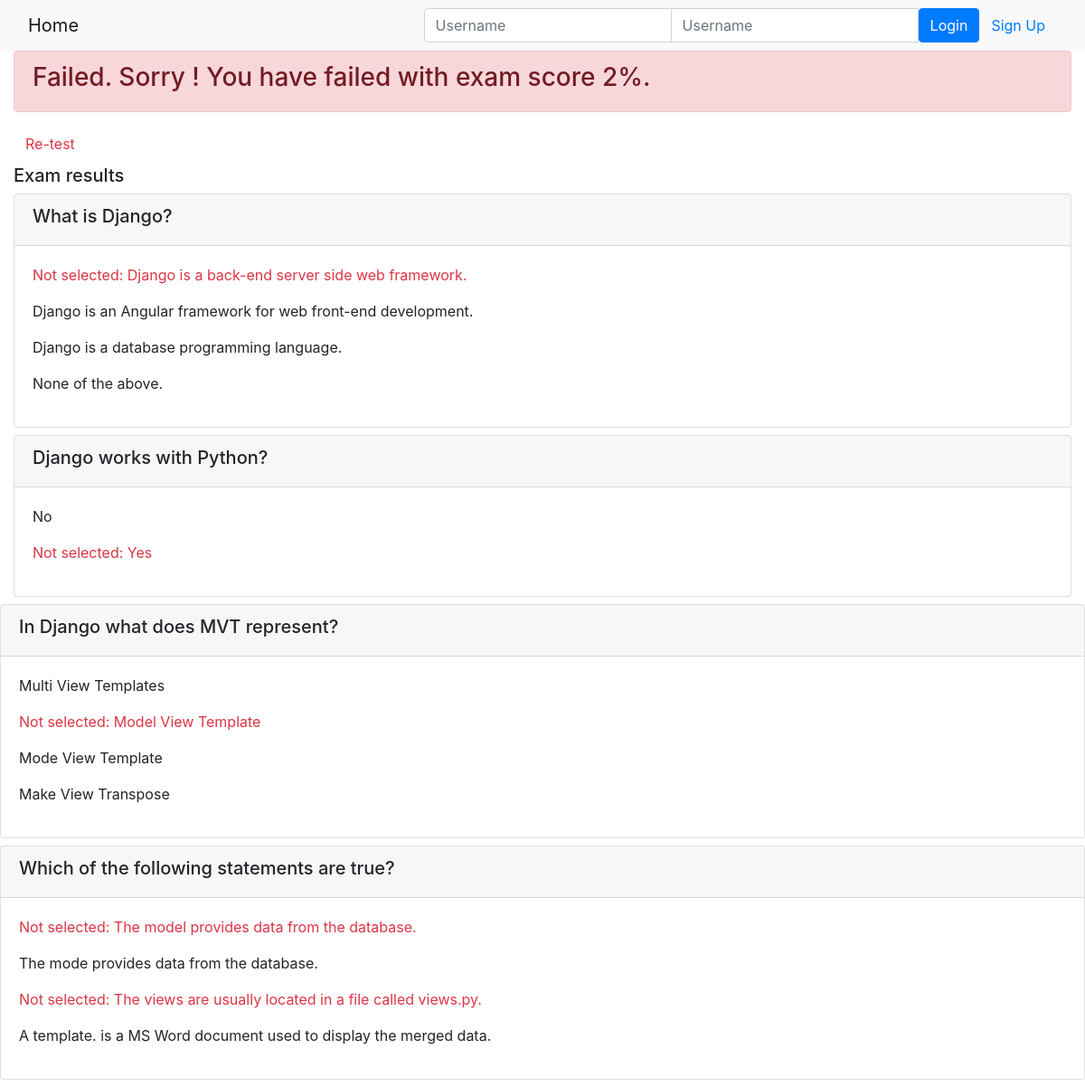
The page /onlinecourse/results/2/2 on the database its author committed.
### onlinecourse/models.py (models this page shows, shortened)
class Question(models.Model):
    lesson = models.ManyToManyField(Lesson)
    course = models.ForeignKey(Course, on_delete=models.CASCADE)
    question_text = models.TextField()
    grade = models.IntegerField()

class Choice(models.Model):
    question = models.ForeignKey(Question, on_delete=models.CASCADE)
    choice_text = models.TextField()
    is_correct = models.BooleanField()

### onlinecourse/views.py (the view)
# urls.py: path('results/<int:course_id>/<int:grade>', views.show_exam_result, name='show_exam_result'),
def show_exam_result(request, course_id, grade):
    template_name = 'onlinecourse/exam_result_bootstrap.html'
    context = {}
    context['grade'] = grade
    context['course_id'] = course_id
    context['course'] = get_object_or_404(Course, pk=course_id)
    context['choices'] = choices
    return render(request, template_name, context)

### onlinecourse/templates/onlinecourse/exam_result_bootstrap.html (shortened to what this page needs)
<!DOCTYPE html>
<html lang="en">
<head>
    {% load static %}
    <link rel="stylesheet" href="https://maxcdn.bootstrapcdn.com/bootstrap/4.5.2/css/bootstrap.min.css">
</head>
<body>
 <nav class="navbar navbar-light bg-light">
    <div class="container-fluid">
        <div class="navbar-header">
              <a class="navbar-brand" href="{% url 'onlinecourse:index' %}">Home</a>
        </div>
        <ul class="nav navbar-nav navbar-right">
            {% if user.is_authenticated %}
            <li>
                <a class="btn btn-link" href="#">{{ user.first_name }}({{ user.username }})</a>
                <a class="btn btn-link" href="{% url 'onlinecourse:logout' %}">Logout</a>
            </li>
            {% else %}
            <li>
                <form class="form-inline" action="{% url 'onlinecourse:login' %}" method="post">
                    <div class="input-group">
                        <input type="text" class="form-control" placeholder="Username" name="username" >
                        <input type="password" class="form-control" placeholder="Username" name="psw" >
                        <button class="btn btn-primary" type="submit">Login</button>
                        <a class="btn btn-link" href="{% url 'onlinecourse:registration' %}">Sign Up</a>
                    </div>
                </form>
            </li>
            {% endif %}
        </ul>
    </div>
</nav>
<div class="container-fluid">
    {% if grade > 80 %}
        <div class="alert alert-success">
            <h3>Congratulations, {{user.first_name}}! You have passed with a grade of {{ grade }}%.</h3>
        </div>
    {% else %}
        <div class="alert alert-danger">
            <h3>Failed. Sorry {{user.first_name}}! You have failed with exam score {{ grade }}%.</h3>
        </div>
        <a class="btn btn-link text-danger" href="{% url 'onlinecourse:course_details' course.id %}">Re-test</a>
    {% endif %}
    <div class="card-columns-vertical mt-1">
        <h5 class="">Exam results</h5>
        {% for question in course.question_set.all %}
            <div class="card mb-2">
                <div class="card-header"><h5>{{ question.question_text }}</h5></div>
                    <div class="card-body">
                        {% for choice in question.choice_set.all %}
                            <div class="text-body">
                                <p class="{% if choice.is_correct and choice in choices %} text-success
                                    {% elif choice.is_correct and choice not in choices %} text-danger
                                    {% endif %}">
                                    {% if choice.is_correct and choice in choices %}
                                        Correct Answer:
                                    {% elif choice.is_correct and choice not in choices %}
                                        Not selected:
                                    {% endif %}
                                    {{ choice.choice_text }}
                                </p>
                            </div>
                        {% endfor %}
                    </div>
                </div>
            </div>
        {% endfor %}
</body>
</html>

### rows shown on the page
Question: question_text "What is Django?"
Choice: shows "Not selected:", choice_text "Django is a back-end server side web framework."
Choice: choice_text "Django is an Angular framework for web front-end development."
Choice: choice_text "Django is a database programming language."
Choice: choice_text "None of the above."
Question: question_text "Django works with Python?"
Choice: choice_text "No"
Choice: shows "Not selected:", choice_text "Yes"
Question: question_text "In Django what does MVT represent?"
Choice: choice_text "Multi View Templates"
Choice: shows "Not selected:", choice_text "Model View Template"
Choice: choice_text "Mode View Template"
Choice: choice_text "Make View Transpose"
Question: question_text "Which of the following statements are true?"
Choice: shows "Not selected:", choice_text "The model provides data from the database."
Choice: choice_text "The mode provides data from the database."
Choice: shows "Not selected:", choice_text "The views are usually located in a file called views.py."
Choice: choice_text "A template. is a MS Word document used to display the merged data."

### other values the page prints
{{ grade }} "2"
